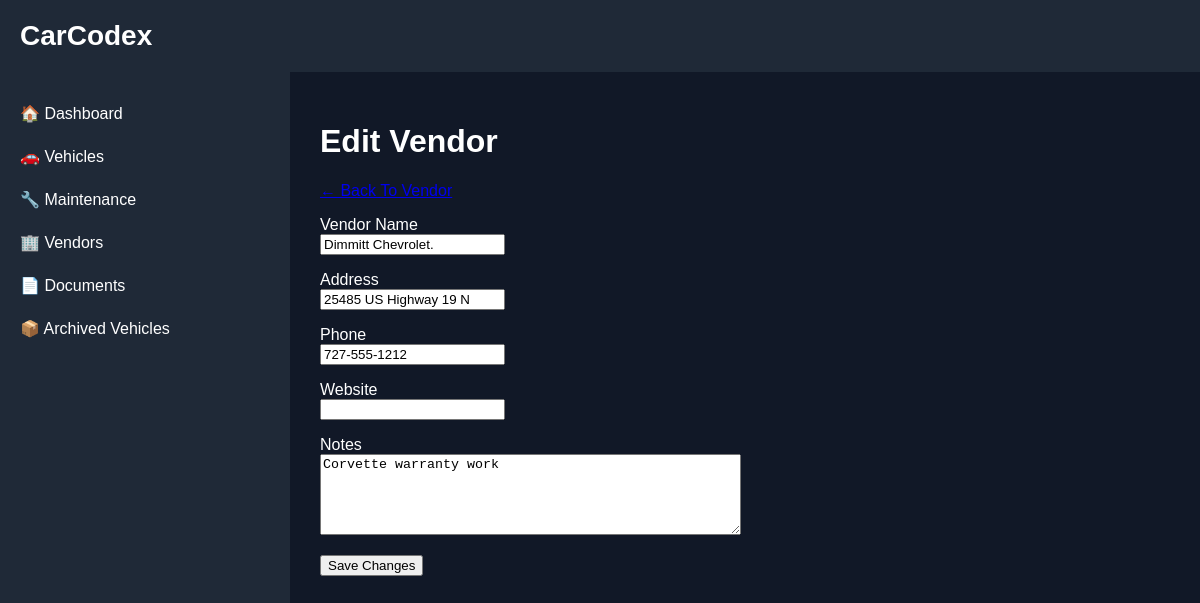
The app's page /vendor-edit/1 with its own data.
### backend/models.py (models this page shows)
class Vendor(Base):
    __tablename__ = "vendors"
    id = Column(Integer, primary_key=True, index=True)
    name = Column(String)
    vendor_type = Column(String)
    address_1 = Column(String)
    address_2 = Column(String)
    city = Column(String)
    state = Column(String)
    zip_code = Column(String)
    phone = Column(String)
    email = Column(String)
    website = Column(String)
    primary_contact = Column(String)
    notes = Column(String)
    is_preferred = Column(Boolean, default=False)
    archived = Column(Boolean, default=False)

### backend/main.py (the view)
@app.get(
    "/vendor-edit/{vendor_id}",
    response_class=HTMLResponse
)
def vendor_edit_page(
    request: Request,
    vendor_id: int
):
    db = SessionLocal()
    vendor = db.query(
        Vendor
    ).filter(
        Vendor.id == vendor_id
    ).first()
    db.close()
    return templates.TemplateResponse(
        request=request,
        name="vendor_edit.html",
        context={
            "request": request,
            "vendor": vendor
        }
    )

### backend/templates/vendor_edit.html (shortened to what this page needs)
{% extends "base.html" %}
{% block content %}
<h1>Edit Vendor</h1>
<p>
    <a href="/vendor/{{ vendor.id }}"
       class="nav-link">
    </a>
</p>
<form method="post" action="/vendor-edit/{{ vendor.id }}">
    <p>
        Vendor Name<br>
        <input
            type="text"
            name="name"
            value="{{ vendor.name }}">
    </p>
    <p>
        Address<br>
        <input
            type="text"
            name="address_1"
            value="{{ vendor.address_1 }}">
    </p>
    <p>
        Phone<br>
        <input
            type="text"
            name="phone"
            value="{{ vendor.phone }}">
    </p>
    <p>
        Website<br>
        <input
            type="text"
            name="website"
            value="{{ vendor.website }}">
    </p>
    <p>
        Notes<br>
        <textarea
            name="notes"
            rows="5"
            cols="50">{{ vendor.notes }}</textarea>
    </p>
    <p>
        <button type="submit">
            Save Changes
        </button>
    </p>
</form>
{% endblock %}

### backend/templates/base.html (style rules this page uses)
body { margin: 0; font-family: Arial, sans-serif; background: #111827; color: white; }

### records on screen
Vendor: name "Dimmitt Chevrolet.", address_1 "25485 US Highway 19 N", phone "727-555-1212", notes "Corvette warranty work"
